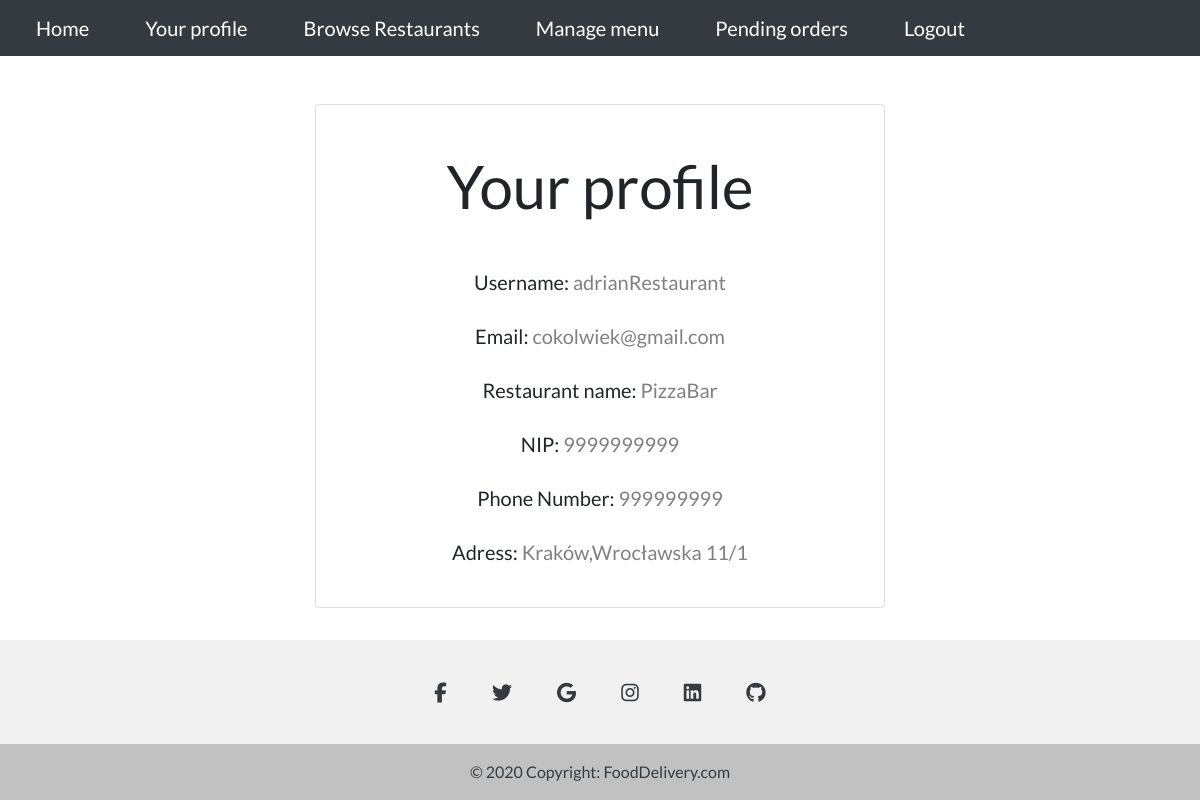
Page /profile/ (signed in) on the committed database.
### Users/models.py (models this page shows)
class Restaurants(models.Model):
    user = models.ForeignKey(User, on_delete=models.CASCADE)
    restaurant_name = models.CharField(max_length=50)
    address = models.ForeignKey(Address, on_delete=models.CASCADE)
    phone_number = models.CharField(max_length=9)
    NIP = models.CharField(max_length=12)
    open_time = models.TimeField()
    close_time = models.TimeField()
    latitude = models.CharField(max_length= 100,default = "0.0")
    longitude = models.CharField(max_length = 100, default = "0.0")

class Address(models.Model):
    city = models.CharField(max_length=50)
    street = models.CharField(max_length=100)
    building_number = models.IntegerField()
    flat_number = models.IntegerField(blank=True)

### Home/views.py (the view)
# urls.py: path('profile/',Home_views.profile,name='profile'),
@login_required()
def profile(request):
    group = request.user.groups.filter(user=request.user)[0]
    if group.name == "Customers":
        customer = Customers.objects.filter(user = request.user)[0]
        args = {'customer':customer}
        return render(request,'Home/customerProfile.html',args)
    elif group.name == "RestaurantManager":
        restaurant = Restaurants.objects.filter(user = request.user)[0]
        args = {'restaurant':restaurant}
        return render(request,'Home/restaurantProfile.html',args)
    elif group.name == "Delivery":
        deliverer = Deliverers.objects.filter(user = request.user)[0]
        args = {'deliverer':deliverer}
        return render(request,'Home/delivererProfile.html',args)
    else:
        return redirect('home')

### Home/templates/Home/restaurantProfile.html (shortened to what this page needs)
{% extends "Home/base.html" %}
{% block content %}
<div class="container w-50">
    <div class="card mt-5 mx-auto text-center">
        <div class="card-body" style="font-size: 20px;">
            <p style="font-size: 60px;" class="p-3">Your profile</p>
            <p class="p-1">Username: <span style="color: grey;">{{user.username}}</span></p>
            <p class="p-1">Email: <span style="color: grey;">{{user.email}}</span></p>
            <p class="p-1">Restaurant name: <span style="color: grey;">{{restaurant.restaurant_name}}</span></p>
            <p class="p-1">NIP: <span style="color: grey;">{{restaurant.NIP}}</span></p>
            <p class="p-1">Phone Number: <span style="color: grey;">{{restaurant.phone_number}}</span></p>
            <p class="p-1">Adress: <span style="color: grey;">{{restaurant.address.city}},{{restaurant.address.street}} {{restaurant.address.building_number}}/{{restaurant.address.flat_number}}</span></p>
        </div>
    </div>
</div>
{% endblock content %}

### Home/static/Home/style.css (style rules this page uses)
body { font-family: 'Lato', sans-serif; }

### rows in the picture
Restaurants: restaurant_name "PizzaBar", NIP "9999999999", phone_number "999999999", address.city "Kraków", address.street "Wrocławska", address.building_number "11", address.flat_number "1"

### other values in the picture
{{ user.username }} "adrianRestaurant"
{{ user.email }} "cokolwiek@gmail.com"
